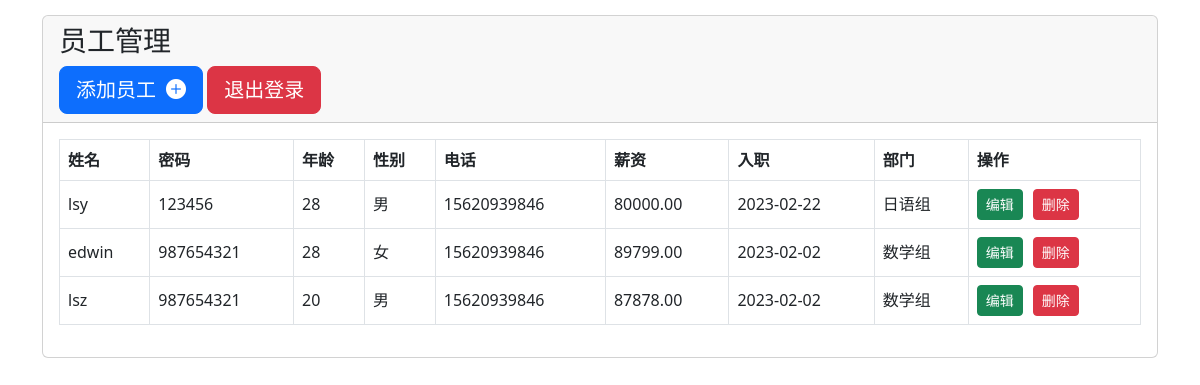
The page /users/ (signed in) on the database as committed earlier.
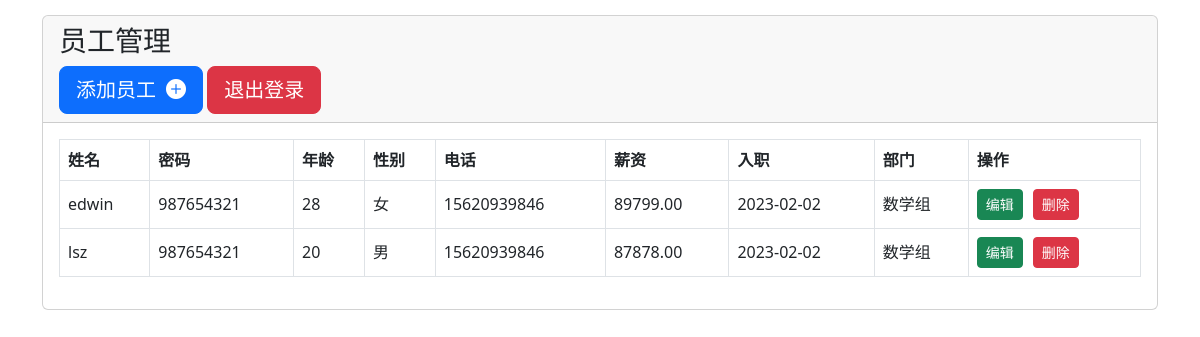
The same page on the database as committed later.
### app01/models.py (models this page shows, shortened)
class UserList(models.Model):
    name = models.CharField(verbose_name='用户名', max_length=64)
    password = models.CharField(verbose_name='密码', max_length=64)
    age = models.IntegerField(verbose_name="年龄")
    gender_choice = (
        (1, "男"),
        (2, "女")
    )
    gender = models.SmallIntegerField(verbose_name="性别", choices=gender_choice, default=1)
    phone_number = models.CharField(verbose_name="电话", max_length=11)
    salary = models.DecimalField(verbose_name="薪资", max_digits=10, decimal_places=2, default=0)
    create_time = models.DateTimeField(verbose_name="入职时间", null=True, blank=True)
    department = models.ForeignKey(verbose_name="部门", to="Department", to_field="id", null=True, blank=True,
                                   on_delete=models.SET_NULL)

class Department(models.Model):
    title = models.CharField(verbose_name="部门名称", max_length=10)

### app01/views.py (the view, shortened to what this page needs)
# urls.py: path('users/', views.show_users),
def show_users(request):
    if request.method == "GET":
        user_list = models.UserList.objects.all()
        return render(request, 'users.html', {"users": user_list})

### app01/templates/users.html (shortened to what this page needs)
<!DOCTYPE html>
<html lang="en">
<head>
    <meta charset="UTF-8"> {% load static %}
    <link rel="stylesheet" href="{% static '/plugins/bootstrap/css/bootstrap.min.css' %}">
    <link rel="stylesheet" href="https://cdn.jsdelivr.net/npm/bootstrap-icons@1.10.0/font/bootstrap-icons.css">
</head>
<body>
    <div class="container">
        <div class="card" style="margin-top: 15px;">
            <div class="card-header">
                <h3>员工管理</h3>
                <a href="/add_user2/" class="btn btn-primary btn-lg">添加员工<i class="bi bi-plus-circle-fill" style="margin-left: 10px;"></i></a>
                <a href="/logout/" class="btn btn-danger btn-lg">退出登录</a>
            </div>
            <div class="card-body">
                <table class="table table-bordered align-middle">
                    <thead>
                        <tr>
                            <th>姓名</th>
                            <th>密码</th>
                            <th>年龄</th>
                            <th>性别</th>
                            <th>电话</th>
                            <th>薪资</th>
                            <th>入职</th>
                            <th>部门</th>
                            <th>操作</th>
                        </tr>
                    </thead>
                    <tbody>
                        {% for user in users %}
                        <tr>
                            <td>{{user.name}}</td>
                            <td>{{user.password}}</td>
                            <td>{{user.age}}</td>
                            <td>{{user.get_gender_display}}</td>
                            <td>{{user.phone_number}}</td>
                            <td>{{user.salary}}</td>
                            <td>{{user.create_time | date:"Y-m-d"}}</td>
                            <td>{{user.department.title}}</td>
                            <td><a href="/{{user.id}}/update_user2/" class="btn btn-success btn-sm" style="margin-right: 10px;">编辑</a><a href="/{{user.id}}/delete_user2/" class="btn btn-danger btn-sm">删除</a></td>
                        </tr>
                        {% endfor %}
                    </tbody>
                </table>
            </div>
        </div>
    </div>
</body>
</html>

Rows that differ between the two databases and show on the page:
removed UserList: name "lsy", password "123456", age "28", gender "男", phone_number "15620939846", salary "80000.00", create_time "2023-02-22", department "日语组"
